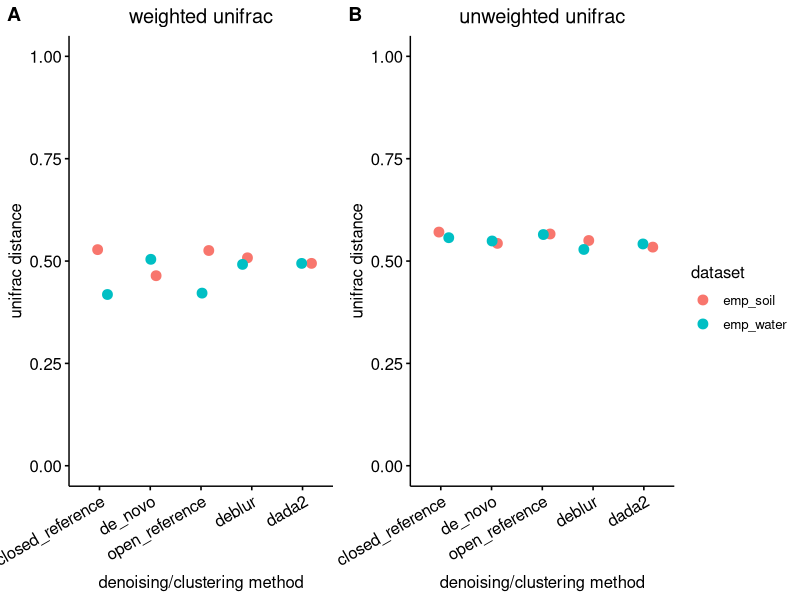

R code for this plot:
#!/usr/bin/env Rscript

library(dplyr)
library(ggplot2)
library(ggpubr)

methods <- c("input", "closed_reference", "de_novo", "open_reference", "deblur", "dada2")

tidy_up_data <- function(unifrac_data, name) {
    unifrac_data$dataset <- rep(name, nrow(unifrac_data))
    unifrac_data$method1 <- factor(unifrac_data$method1, levels=methods)
    unifrac_data$method2 <- factor(unifrac_data$method2, levels=methods)
    tidy_data <- unifrac_data %>%
        filter(method2 == "input") %>%
        filter(method1 != "input") %>%
        select_at(c("method1", "sample", "unifrac", "dataset"))
}

make_dot_plot <- function(unifrac_data, title) {
    ggstripchart(
        unifrac_data,
        x="method1",
        y="unifrac",
        color="dataset",
        title=title,
        xlab="denoising/clustering method",
        ylab="unifrac distance",
        ylim=c(0, 1),
        size=3,
        add="jitter",
    ) +
    theme(
        plot.title=element_text(hjust=0.5),
        axis.text.x=element_text(angle=30, hjust=1),
    )
}

# Weighted
emp_soil_weighted <- read.csv("emp_soil_weighted_unifrac.csv", sep=",", header=TRUE)
emp_water_weighted <- read.csv("emp_water_weighted_unifrac.csv", sep=",", header=TRUE)

emp_soil_weighted_tidy <- tidy_up_data(emp_soil_weighted, "emp_soil")
emp_water_weighted_tidy <- tidy_up_data(emp_water_weighted, "emp_water")

weighted_tidy <- rbind(emp_soil_weighted_tidy, emp_water_weighted_tidy)
weighted_plot <- make_dot_plot(weighted_tidy, "weighted unifrac")

# Unweighted
emp_soil_unweighted <- read.csv("emp_soil_unweighted_unifrac.csv", sep=",", header=TRUE)
emp_water_unweighted <- read.csv("emp_water_unweighted_unifrac.csv", sep=",", header=TRUE)

emp_soil_unweighted_tidy <- tidy_up_data(emp_soil_unweighted, "emp_soil")
emp_water_unweighted_tidy <- tidy_up_data(emp_water_unweighted, "emp_water")

unweighted_tidy <- rbind(emp_soil_unweighted_tidy, emp_water_unweighted_tidy)
unweighted_plot <- make_dot_plot(unweighted_tidy, "unweighted unifrac")


final_plot <- ggarrange(weighted_plot, unweighted_plot, labels=c("A", "B"), nrow=1, ncol=2, common.legend=TRUE, legend="right")

ggsave("figure_s3.pdf", width=11, height=5)
